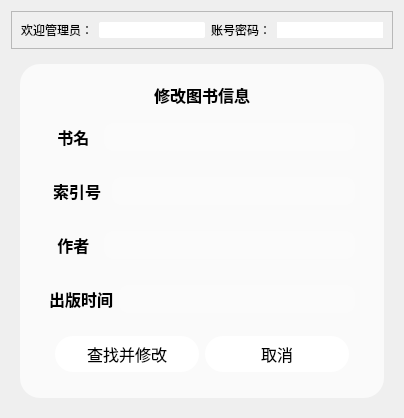
        <widget class="QWidget" name="page_6">
         <layout class="QVBoxLayout" name="verticalLayout_13">
          <item>
           <widget class="QFrame" name="frame_44">
            <property name="frameShape">
             <enum>QFrame::StyledPanel</enum>
            </property>
            <property name="frameShadow">
             <enum>QFrame::Raised</enum>
            </property>
            <layout class="QHBoxLayout" name="horizontalLayout_37">
             <item>
              <widget class="QLabel" name="label_11">
               <property name="text">
                <string>欢迎管理员：</string>
               </property>
              </widget>
             </item>
             <item>
              <widget class="QLineEdit" name="lineEdit_18">
               <property name="styleSheet">
                <string notr="true">
background:rgb(255,255,255);
border-radius:2px;

</string>
               </property>
              </widget>
             </item>
             <item>
              <widget class="QLabel" name="label_26">
               <property name="text">
                <string>账号密码：</string>
               </property>
              </widget>
             </item>
             <item>
              <widget class="QLineEdit" name="lineEdit_19">
               <property name="styleSheet">
                <string notr="true">
background:rgb(255,255,255);
border-radius:20px;

</string>
               </property>
              </widget>
             </item>
            </layout>
           </widget>
          </item>
          <item>
           <widget class="QFrame" name="frame_45">
            <property name="styleSheet">
             <string notr="true">QFrame#frame_45{
border-image: url(:/common2/hutao.jpg);
border-radius:20px
}</string>
            </property>
            <property name="frameShape">
             <enum>QFrame::StyledPanel</enum>
            </property>
            <property name="frameShadow">
             <enum>QFrame::Raised</enum>
            </property>
            <layout class="QHBoxLayout" name="horizontalLayout_38">
             <item>
              <widget class="QFrame" name="frame_46">
               <property name="styleSheet">
                <string notr="true">QFrame#frame_46{
border-radius:20px;
background:rgba(255, 255, 255,170)}</string>
               </property>
               <property name="frameShape">
                <enum>QFrame::StyledPanel</enum>
               </property>
               <property name="frameShadow">
                <enum>QFrame::Raised</enum>
               </property>
               <layout class="QHBoxLayout" name="horizontalLayout_39">
                <item>
                 <widget class="QFrame" name="frame_47">
                  <property name="styleSheet">
                   <string notr="true">background:transparent</string>
                  </property>
                  <property name="frameShape">
                   <enum>QFrame::StyledPanel</enum>
                  </property>
                  <property name="frameShadow">
                   <enum>QFrame::Raised</enum>
                  </property>
                  <layout class="QVBoxLayout" name="verticalLayout_12" stretch="0,2,2,0,2,0">
                   <item>
                    <widget class="QLabel" name="label_35">
                     <property name="font">
                      <font>
                       <family>黑体</family>
                       <pointsize>12</pointsize>
                       <weight>75</weight>
                       <bold>true</bold>
                      </font>
                     </property>
                     <property name="text">
                      <string>修改图书信息</string>
                     </property>
                     <property name="alignment">
                      <set>Qt::AlignCenter</set>
                     </property>
                    </widget>
                   </item>
                   <item>
                    <widget class="QFrame" name="frame_48">
                     <property name="frameShape">
                      <enum>QFrame::StyledPanel</enum>
                     </property>
                     <property name="frameShadow">
                      <enum>QFrame::Raised</enum>
                     </property>
                     <layout class="QHBoxLayout" name="horizontalLayout_40">
                      <item>
                       <widget class="QLabel" name="label_27">
                        <property name="font">
                         <font>
                          <family>黑体</family>
                          <pointsize>12</pointsize>
                          <weight>75</weight>
                          <bold>true</bold>
                         </font>
                        </property>
                        <property name="text">
                         <string>  书名  </string>
                        </property>
                       </widget>
                      </item>
                      <item>
                       <widget class="QLineEdit" name="Name_4">
                        <property name="styleSheet">
                         <string notr="true">background:rgba(255,255,255,50);
padding:6px;
border-radius:10px</string>
                        </property>
                       </widget>
                      </item>
                     </layout>
                    </widget>
                   </item>
                   <item>
                    <widget class="QFrame" name="frame_49">
                     <property name="frameShape">
                      <enum>QFrame::StyledPanel</enum>
                     </property>
                     <property name="frameShadow">
                      <enum>QFrame::Raised</enum>
                     </property>
                     <layout class="QHBoxLayout" name="horizontalLayout_41">
                      <item>
                       <widget class="QLabel" name="label_28">
                        <property name="font">
                         <font>
                          <family>黑体</family>
                          <pointsize>12</pointsize>
                          <weight>75</weight>
                          <bold>true</bold>
                         </font>
                        </property>
                        <property name="text">
                         <string> 索引号 </string>
                        </property>
                       </widget>
                      </item>
                      <item>
                       <widget class="QLineEdit" name="User_7">
                        <property name="styleSheet">
                         <string notr="true">background:rgba(255,255,255,50);
padding:6px;
border-radius:10px</string>
                        </property>
                       </widget>
                      </item>
                     </layout>
                    </widget>
                   </item>
                   <item>
                    <widget class="QFrame" name="frame_50">
                     <property name="frameShape">
                      <enum>QFrame::StyledPanel</enum>
                     </property>
                     <property name="frameShadow">
                      <enum>QFrame::Raised</enum>
                     </property>
                     <layout class="QHBoxLayout" name="horizontalLayout_42">
                      <item>
                       <widget class="QLabel" name="label_29">
                        <property name="font">
                         <font>
                          <family>黑体</family>
                          <pointsize>12</pointsize>
                          <weight>75</weight>
                          <bold>true</bold>
                         </font>
                        </property>
                        <property name="text">
                         <string>  作者  </string>
                        </property>
                       </widget>
                      </item>
                      <item>
                       <widget class="QLineEdit" name="User_8">
                        <property name="styleSheet">
                         <string notr="true">background:rgba(255,255,255,50);
padding:6px;
border-radius:10px</string>
                        </property>
                       </widget>
                      </item>
                     </layout>
                    </widget>
                   </item>
                   <item>
                    <widget class="QFrame" name="frame_51">
                     <property name="frameShape">
                      <enum>QFrame::StyledPanel</enum>
                     </property>
                     <property name="frameShadow">
                      <enum>QFrame::Raised</enum>
                     </property>
                     <layout class="QHBoxLayout" name="horizontalLayout_43" stretch="2,30">
                      <item>
                       <widget class="QLabel" name="label_30">
                        <property name="font">
                         <font>
                          <family>黑体</family>
                          <pointsize>12</pointsize>
                          <weight>75</weight>
                          <bold>true</bold>
                         </font>
                        </property>
                        <property name="text">
                         <string>出版时间</string>
                        </property>
                       </widget>
                      </item>
                      <item>
                       <widget class="QLineEdit" name="Port_4">
                        <property name="styleSheet">
                         <string notr="true">background:rgba(255,255,255,50);
padding:6px;
border-radius:10px</string>
                        </property>
                       </widget>
                      </item>
                     </layout>
                    </widget>
                   </item>
                   <item>
                    <widget class="QFrame" name="frame_52">
                     <property name="sizePolicy">
                      <sizepolicy hsizetype="Preferred" vsizetype="Preferred">
                       <horstretch>0</horstretch>
                       <verstretch>0</verstretch>
                      </sizepolicy>
                     </property>
                     <property name="minimumSize">
                      <size>
                       <width>50</width>
                       <height>50</height>
                      </size>
                     </property>
                     <property name="styleSheet">
                      <string notr="true"/>
                     </property>
                     <property name="frameShape">
                      <enum>QFrame::StyledPanel</enum>
                     </property>
                     <property name="frameShadow">
                      <enum>QFrame::Raised</enum>
                     </property>
                     <layout class="QHBoxLayout" name="horizontalLayout_44">
                      <property name="spacing">
                       <number>6</number>
                      </property>
                      <property name="leftMargin">
                       <number>15</number>
                      </property>
                      <property name="topMargin">
                       <number>6</number>
                      </property>
                      <property name="rightMargin">
                       <number>15</number>
                      </property>
                      <property name="bottomMargin">
                       <number>6</number>
                      </property>
                      <item>
                       <widget class="QPushButton" name="Confirm_4">
                        <property name="sizePolicy">
                         <sizepolicy hsizetype="Minimum" vsizetype="Minimum">
                          <horstretch>0</horstretch>
                          <verstretch>0</verstretch>
                         </sizepolicy>
                        </property>
                        <property name="font">
                         <font>
                          <family>黑体</family>
                          <pointsize>12</pointsize>
                         </font>
                        </property>
                        <property name="styleSheet">
                         <string notr="true">background:rgb(255, 255, 255);
border-radius:18px
</string>
                        </property>
                        <property name="text">
                         <string>查找并修改</string>
                        </property>
                        <property name="flat">
                         <bool>false</bool>
                        </property>
                       </widget>
                      </item>
                      <item>
                       <widget class="QPushButton" name="Cancel_4">
                        <property name="sizePolicy">
                         <sizepolicy hsizetype="Minimum" vsizetype="Minimum">
                          <horstretch>0</horstretch>
                          <verstretch>0</verstretch>
                         </sizepolicy>
                        </property>
                        <property name="font">
                         <font>
                          <family>黑体</family>
                          <pointsize>12</pointsize>
                         </font>
                        </property>
                        <property name="styleSheet">
                         <string notr="true">background:rgb(255, 255, 255);
border-radius:18px</string>
                        </property>
                        <property name="text">
                         <string>取消</string>
                        </property>
                        <property name="flat">
                         <bool>true</bool>
                        </property>
                       </widget>
                      </item>
                     </layout>
                    </widget>
                   </item>
                  </layout>
                 </widget>
                </item>
               </layout>
              </widget>
             </item>
            </layout>
           </widget>
          </item>
         </layout>
        </widget>
